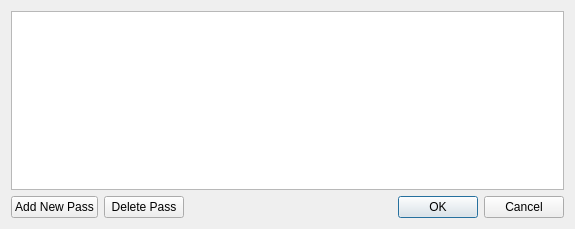
<?xml version="1.0" encoding="UTF-8"?>
<ui version="4.0">
 <class>PassManager</class>
 <widget class="QDialog" name="PassManager">
  <property name="geometry">
   <rect>
    <x>0</x>
    <y>0</y>
    <width>575</width>
    <height>229</height>
   </rect>
  </property>
  <property name="windowTitle">
   <string>Pass Manager</string>
  </property>
  <layout class="QVBoxLayout" name="verticalLayout">
   <item>
    <widget class="QTableView" name="tableView">
     <property name="selectionMode">
      <enum>QAbstractItemView::SingleSelection</enum>
     </property>
     <property name="selectionBehavior">
      <enum>QAbstractItemView::SelectRows</enum>
     </property>
    </widget>
   </item>
   <item>
    <layout class="QHBoxLayout" name="horizontalLayout">
     <item>
      <widget class="QPushButton" name="button_new_pass">
       <property name="text">
        <string>Add New Pass</string>
       </property>
      </widget>
     </item>
     <item>
      <widget class="QPushButton" name="button_delete_pass">
       <property name="text">
        <string>Delete Pass</string>
       </property>
      </widget>
     </item>
     <item>
      <spacer name="horizontalSpacer">
       <property name="orientation">
        <enum>Qt::Horizontal</enum>
       </property>
       <property name="sizeHint" stdset="0">
        <size>
         <width>40</width>
         <height>20</height>
        </size>
       </property>
      </spacer>
     </item>
     <item>
      <widget class="QDialogButtonBox" name="buttonBox">
       <property name="orientation">
        <enum>Qt::Horizontal</enum>
       </property>
       <property name="standardButtons">
        <set>QDialogButtonBox::Cancel|QDialogButtonBox::Ok</set>
       </property>
      </widget>
     </item>
    </layout>
   </item>
  </layout>
 </widget>
 <resources/>
 <connections/>
</ui>
